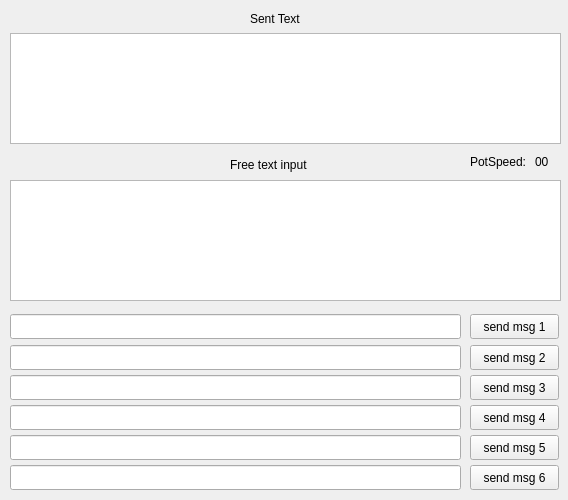
<?xml version="1.0" encoding="UTF-8"?>
<ui version="4.0">
 <class>MainWindow</class>
 <widget class="QMainWindow" name="MainWindow">
  <property name="geometry">
   <rect>
    <x>0</x>
    <y>0</y>
    <width>568</width>
    <height>500</height>
   </rect>
  </property>
  <property name="windowTitle">
   <string>MainWindow</string>
  </property>
  <widget class="QWidget" name="centralwidget">
   <widget class="QPlainTextEdit" name="outputbox">
    <property name="geometry">
     <rect>
      <x>10</x>
      <y>33</y>
      <width>551</width>
      <height>111</height>
     </rect>
    </property>
   </widget>
   <widget class="QPlainTextEdit" name="inputbox">
    <property name="geometry">
     <rect>
      <x>10</x>
      <y>180</y>
      <width>551</width>
      <height>121</height>
     </rect>
    </property>
   </widget>
   <widget class="QLineEdit" name="msg1">
    <property name="geometry">
     <rect>
      <x>10</x>
      <y>314</y>
      <width>451</width>
      <height>25</height>
     </rect>
    </property>
   </widget>
   <widget class="QLineEdit" name="msg2">
    <property name="geometry">
     <rect>
      <x>10</x>
      <y>345</y>
      <width>451</width>
      <height>25</height>
     </rect>
    </property>
   </widget>
   <widget class="QPushButton" name="sendmsg1_button">
    <property name="geometry">
     <rect>
      <x>470</x>
      <y>314</y>
      <width>89</width>
      <height>25</height>
     </rect>
    </property>
    <property name="text">
     <string>send msg 1</string>
    </property>
   </widget>
   <widget class="QPushButton" name="sendmsg2_button">
    <property name="geometry">
     <rect>
      <x>470</x>
      <y>345</y>
      <width>89</width>
      <height>25</height>
     </rect>
    </property>
    <property name="text">
     <string>send msg 2</string>
    </property>
   </widget>
   <widget class="QLineEdit" name="msg3">
    <property name="geometry">
     <rect>
      <x>10</x>
      <y>375</y>
      <width>451</width>
      <height>25</height>
     </rect>
    </property>
   </widget>
   <widget class="QLineEdit" name="msg4">
    <property name="geometry">
     <rect>
      <x>10</x>
      <y>405</y>
      <width>451</width>
      <height>25</height>
     </rect>
    </property>
   </widget>
   <widget class="QLineEdit" name="msg5">
    <property name="geometry">
     <rect>
      <x>10</x>
      <y>435</y>
      <width>451</width>
      <height>25</height>
     </rect>
    </property>
   </widget>
   <widget class="QLineEdit" name="msg6">
    <property name="geometry">
     <rect>
      <x>10</x>
      <y>465</y>
      <width>451</width>
      <height>25</height>
     </rect>
    </property>
   </widget>
   <widget class="QPushButton" name="sendmsg3_button">
    <property name="geometry">
     <rect>
      <x>470</x>
      <y>375</y>
      <width>89</width>
      <height>25</height>
     </rect>
    </property>
    <property name="text">
     <string>send msg 3</string>
    </property>
   </widget>
   <widget class="QPushButton" name="sendmsg4_button">
    <property name="geometry">
     <rect>
      <x>470</x>
      <y>405</y>
      <width>89</width>
      <height>25</height>
     </rect>
    </property>
    <property name="text">
     <string>send msg 4</string>
    </property>
   </widget>
   <widget class="QPushButton" name="sendmsg5_button">
    <property name="geometry">
     <rect>
      <x>470</x>
      <y>435</y>
      <width>89</width>
      <height>25</height>
     </rect>
    </property>
    <property name="text">
     <string>send msg 5</string>
    </property>
   </widget>
   <widget class="QPushButton" name="sendmsg6_button">
    <property name="geometry">
     <rect>
      <x>470</x>
      <y>465</y>
      <width>89</width>
      <height>25</height>
     </rect>
    </property>
    <property name="text">
     <string>send msg 6</string>
    </property>
   </widget>
   <widget class="QLabel" name="label">
    <property name="geometry">
     <rect>
      <x>250</x>
      <y>10</y>
      <width>58</width>
      <height>18</height>
     </rect>
    </property>
    <property name="text">
     <string>Sent Text</string>
    </property>
   </widget>
   <widget class="QLabel" name="label_2">
    <property name="geometry">
     <rect>
      <x>230</x>
      <y>156</y>
      <width>89</width>
      <height>18</height>
     </rect>
    </property>
    <property name="text">
     <string>Free text input</string>
    </property>
   </widget>
   <widget class="QLabel" name="label_3">
    <property name="geometry">
     <rect>
      <x>470</x>
      <y>153</y>
      <width>61</width>
      <height>18</height>
     </rect>
    </property>
    <property name="text">
     <string>PotSpeed:</string>
    </property>
   </widget>
   <widget class="QLabel" name="potspeed_label">
    <property name="geometry">
     <rect>
      <x>535</x>
      <y>153</y>
      <width>21</width>
      <height>18</height>
     </rect>
    </property>
    <property name="text">
     <string>00</string>
    </property>
   </widget>
  </widget>
 </widget>
 <resources/>
 <connections/>
</ui>
